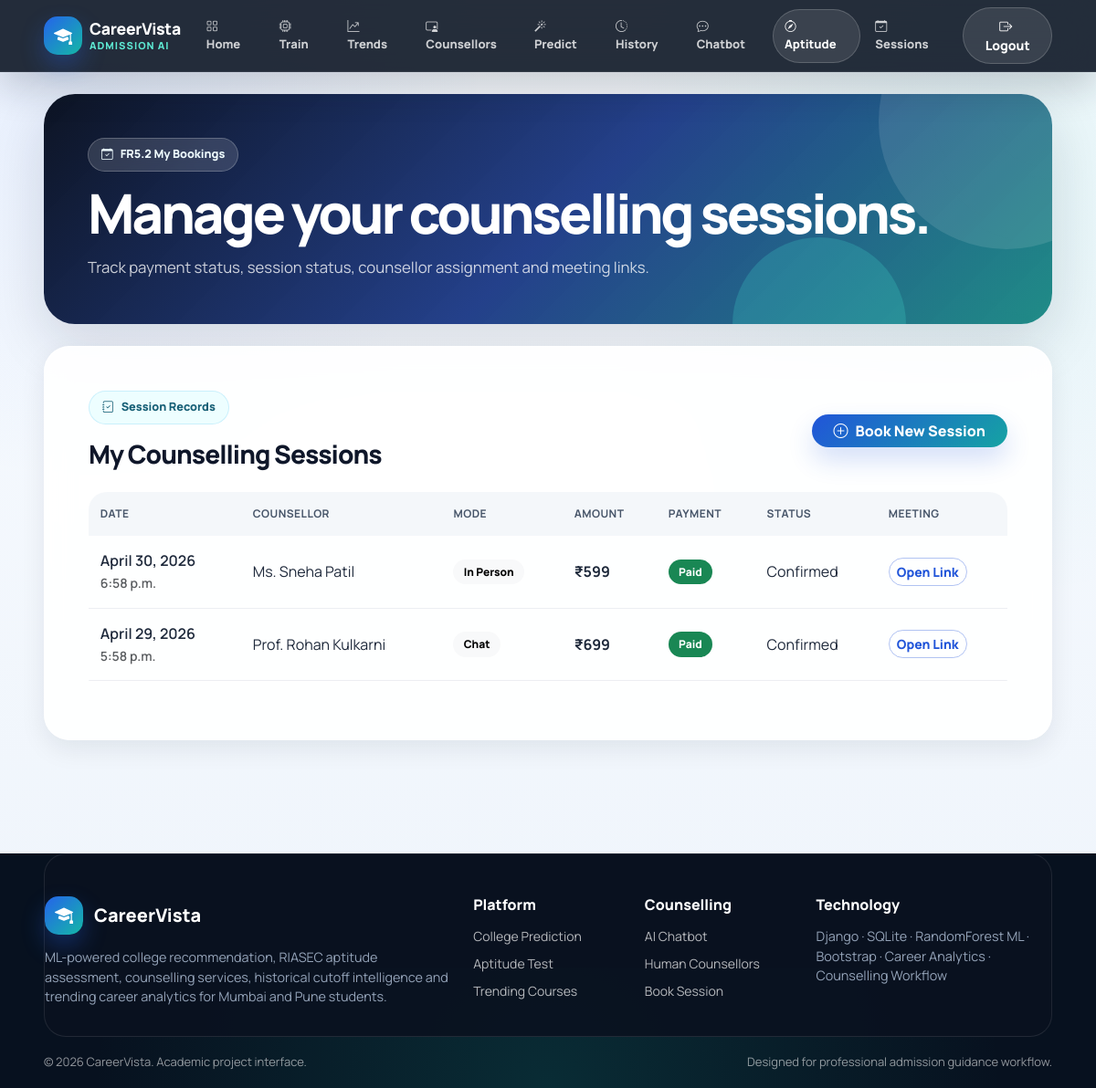
The page /my-counselling-sessions/ (signed in) on the database its author committed.
### predictor/models.py (models this page shows, shortened)
class CounsellingSession(models.Model):
    MODE_CHOICES = [
        ('Video', 'Video'),
        ('Chat', 'Chat'),
        ('Phone Call', 'Phone Call'),
        ('In Person', 'In Person'),
    ]
    STATUS_CHOICES = [
        ('Pending', 'Pending'),
        ('Payment Pending', 'Payment Pending'),
        ('Confirmed', 'Confirmed'),
        ('Completed', 'Completed'),
        ('Cancelled', 'Cancelled'),
    ]
    PAYMENT_STATUS_CHOICES = [
        ('Unpaid', 'Unpaid'),
        ('Paid', 'Paid'),
        ('Failed', 'Failed'),
        ('Refunded', 'Refunded'),
    ]
    user = models.ForeignKey(User, on_delete=models.SET_NULL, null=True, blank=True)
    counsellor = models.ForeignKey(CounsellorProfile, on_delete=models.SET_NULL, null=True, blank=True)
    created_at = models.DateTimeField(auto_now_add=True)
    student_name = models.CharField(max_length=120)
    email = models.EmailField(blank=True)
    phone = models.CharField(max_length=20)
    preferred_date = models.DateField()
    preferred_time = models.TimeField()
    mode = models.CharField(max_length=40, choices=MODE_CHOICES, default='Video')
    topic = models.CharField(max_length=180, default='College Admission Counselling')
    student_summary = models.TextField(blank=True)
    predicted_college_summary = models.TextField(blank=True)
    aptitude_summary = models.TextField(blank=True)
    meeting_link = models.URLField(blank=True)
    amount = models.IntegerField(default=0)
    status = models.CharField(max_length=40, choices=STATUS_CHOICES, default='Payment Pending')
    payment_status = models.CharField(max_length=40, choices=PAYMENT_STATUS_CHOICES, default='Unpaid')
    admin_notes = models.TextField(blank=True)
    class Meta:
        ordering = ['-created_at']
        verbose_name = 'Human Counselling Session'
        verbose_name_plural = 'Human Counselling Sessions'

class CounsellorProfile(models.Model):
    SESSION_CHOICES = [
        ('Video', 'Video'),
        ('Chat', 'Chat'),
        ('Phone Call', 'Phone Call'),
        ('In Person', 'In Person'),
    ]
    user = models.OneToOneField(User, on_delete=models.SET_NULL, null=True, blank=True)
    name = models.CharField(max_length=120)
    email = models.EmailField(blank=True)
    phone = models.CharField(max_length=20, blank=True)
    certification_id = models.CharField(max_length=80, blank=True)
    qualification = models.CharField(max_length=180)
    specialization = models.CharField(max_length=180, default='Engineering Admission Counselling')
    experience_years = models.IntegerField(default=0)
    languages = models.CharField(max_length=120, default='English, Hindi, Marathi')
    city = models.CharField(max_length=80, blank=True)
    supported_modes = models.CharField(max_length=120, default='Video, Chat, Phone Call')
    fee_per_session = models.IntegerField(default=499)
    rating = models.FloatField(default=4.5)
    available_days = models.CharField(max_length=120, default='Mon-Sat')
    available_time = models.CharField(max_length=120, default='10:00 AM - 06:00 PM')
    bio = models.TextField(blank=True)
    is_active = models.BooleanField(default=True)
    class Meta:
        ordering = ['-rating', 'fee_per_session', 'name']

### predictor/views.py (the view)
# urls.py: path('my-counselling-sessions/', views.my_counselling_sessions, name='my_counselling_sessions'),
@login_required
def my_counselling_sessions(request):
    rows = CounsellingSession.objects.filter(user=request.user)
    return render(request, 'predictor/my_counselling_sessions.html', {'rows': rows})

### predictor/templates/predictor/my_counselling_sessions.html (shortened to what this page needs)
{% extends 'predictor/base.html' %}
{% block content %}
<section class="section-pad pt-4">
    <div class="container-fluid px-lg-5">
        <div class="page-hero mb-4">
            <span class="hero-pill"><i class="bi bi-calendar-check"></i>FR5.2 My Bookings</span>
            <h1 class="hero-title mt-3 mb-3">Manage your counselling sessions.</h1>
            <p class="hero-subtitle mb-0">Track payment status, session status, counsellor assignment and meeting links.</p>
        </div>
        <div class="panel-card p-4 p-lg-5">
            <div class="d-flex justify-content-between flex-wrap gap-2 align-items-center mb-4">
                <div>
                    <span class="eyebrow"><i class="bi bi-journal-check"></i>Session Records</span>
                    <h3 class="fw-black mt-3 mb-0">My Counselling Sessions</h3>
                </div>
                <a href="{% url 'counsellors' %}" class="btn btn-primary rounded-pill px-4"><i class="bi bi-plus-circle me-2"></i>Book New Session</a>
            </div>
            <div class="table-responsive">
                <table class="table table-hover align-middle">
                    <thead><tr><th>Date</th><th>Counsellor</th><th>Mode</th><th>Amount</th><th>Payment</th><th>Status</th><th>Meeting</th></tr></thead>
                    <tbody>
                    {% for row in rows %}
                        <tr>
                            <td class="fw-semibold">{{ row.preferred_date }}<br><small class="text-muted">{{ row.preferred_time }}</small></td>
                            <td>{{ row.counsellor.name|default:'Auto allocation' }}</td>
                            <td><span class="badge text-bg-light">{{ row.mode }}</span></td>
                            <td class="fw-bold">₹{{ row.amount }}</td>
                            <td><span class="badge text-bg-{% if row.payment_status == 'Paid' %}success{% else %}warning{% endif %}">{{ row.payment_status }}</span></td>
                            <td>{{ row.status }}</td>
                            <td>{% if row.meeting_link %}<a class="btn btn-sm btn-outline-primary rounded-pill" href="{{ row.meeting_link }}" target="_blank">Open Link</a>{% else %}-{% endif %}</td>
                        </tr>
                    {% empty %}
                        <tr><td colspan="7"><div class="empty-state">No sessions yet. Book your first counselling session.</div></td></tr>
                    {% endfor %}
                    </tbody>
                </table>
            </div>
        </div>
    </div>
</section>
{% endblock %}

### predictor/static/predictor/css/style.css (style rules this page uses)
:root { --ink: #0b1220; --muted: #64748b; --soft: #f6f8fc; --card: rgba(255, 255, 255, 0.92); --border: rgba(148, 163, 184, 0.22); --brand: #2155d9; --brand-2: #15a3a3; --brand-3: #7c3aed; --success: #0f9f6e; --warning: #f59e0b; --danger: #dc2626; --shadow-sm: 0 10px 28px rgba(15, 23, 42, 0.08); --shadow-md: 0 22px 60px rgba(15, 23, 42, 0.13); --radius-xl: 28px; --radius-lg: 22px; }
* { box-sizing: border-box; }
body { min-height: 100vh; font-family: 'Inter', system-ui, -apple-system, BlinkMacSystemFont, 'Segoe UI', sans-serif; color: var(--ink); background: linear-gradient(135deg, rgba(246,248,252,.96), rgba(240,246,255,.92)), radial-gradient(circle at 12% 10%, rgba(33,85,217,.18), transparent 28%), radial-gradient(circle at 90% 15%, rgba(21,163,163,.15), transparent 28%), radial-gradient(circle at 70% 85%, rgba(124,58,237,.12), transparent 30%); overflow-x: hidden; }
a { text-decoration: none; }
.section-pad { padding: 64px 0; }
.page-hero { border-radius: 34px; padding: clamp(28px, 4vw, 54px); color: #fff; overflow: hidden; position: relative; background: linear-gradient(135deg, rgba(8,15,31,.98), rgba(24,54,132,.95) 52%, rgba(10,128,122,.9)), radial-gradient(circle at top right, rgba(255,255,255,.22), transparent 30%); box-shadow: var(--shadow-md); }
.page-hero:before, .page-hero:after { content: ""; position: absolute; border-radius: 50%; background: rgba(255,255,255,.11); }
.page-hero:before { width: 280px; height: 280px; right: -90px; top: -110px; }
.page-hero:after { width: 190px; height: 190px; right: 160px; bottom: -95px; background: rgba(69, 224, 213, .21); }
.page-hero > * { position: relative; z-index: 2; }
.hero-pill, .eyebrow { display: inline-flex; align-items: center; gap: 8px; border-radius: 999px; padding: 8px 14px; font-size: .79rem; font-weight: 800; color: #155e75; background: rgba(236, 254, 255, .95); border: 1px solid rgba(14, 165, 233, .16); }
.page-hero .hero-pill, .page-hero .eyebrow { color: #effcff; background: rgba(255,255,255,.14); border-color: rgba(255,255,255,.22); backdrop-filter: blur(12px); }
.hero-title { font-weight: 900; letter-spacing: -.055em; line-height: .98; font-size: clamp(2.25rem, 5vw, 5rem); }
.hero-subtitle { color: rgba(255,255,255,.78); font-size: clamp(1rem, 1.4vw, 1.18rem); line-height: 1.7; }
.panel-card, .ui-card { background: var(--card); border: 1px solid rgba(255,255,255,.74); border-radius: var(--radius-xl); box-shadow: var(--shadow-sm); backdrop-filter: blur(14px); }
.btn-primary, .btn-success { border: 0; font-weight: 800; box-shadow: 0 14px 28px rgba(33,85,217,.19); }
.btn-primary { background: linear-gradient(135deg, var(--brand), var(--brand-2)); }
.btn-outline-primary { color: var(--brand); border-color: rgba(33,85,217,.35); font-weight: 800; }
.table { --bs-table-bg: transparent; --bs-table-border-color: rgba(148,163,184,.18); }
.table thead th { font-size: .75rem; letter-spacing: .04em; text-transform: uppercase; color: #475569; background: rgba(241,245,249,.75); border-bottom: 0; padding: .95rem .8rem; white-space: nowrap; }
.table tbody td { padding: .95rem .8rem; vertical-align: middle; color: #1e293b; }
.table tbody tr { transition: .15s ease; }
.table-responsive { border-radius: 20px; }
.badge { font-weight: 800; border-radius: 999px; padding: .48rem .7rem; }
.fw-black { font-weight: 900 !important; letter-spacing: -.035em; }

### predictor/templates/predictor/base.html (style rules this page uses)
:root { --cc-navy: #07111f; --cc-navy-2: #101d2f; --cc-primary: #2563eb; --cc-teal: #14b8a6; --cc-green: #22c55e; --cc-orange: #f97316; --cc-purple: #7c3aed; --cc-slate: #64748b; --cc-light: #f8fbff; --cc-border: rgba(226, 232, 240, 0.92); --cc-shadow: 0 24px 70px rgba(15, 23, 42, 0.12); --cc-radius: 26px; }
* { box-sizing: border-box; }
body { margin: 0; font-family: "Manrope", system-ui, -apple-system, BlinkMacSystemFont, "Segoe UI", sans-serif; background: radial-gradient(circle at 8% 8%, rgba(37, 99, 235, .08), transparent 28%), radial-gradient(circle at 92% 18%, rgba(20, 184, 166, .08), transparent 30%), linear-gradient(180deg, #f8fbff 0%, #eef4fb 100%); color: #0f172a; overflow-x: hidden; }
a { text-decoration: none; }
.fw-black { font-weight: 900; }

### rows shown on the page
CounsellingSession: preferred_date "April 30, 2026", preferred_time "6:58 p.m.", counsellor.name "Ms. Sneha Patil", mode "In Person", amount "599", payment_status "Paid", status "Confirmed"
CounsellingSession: preferred_date "April 29, 2026", preferred_time "5:58 p.m.", counsellor.name "Prof. Rohan Kulkarni", mode "Chat", amount "699", payment_status "Paid", status "Confirmed"
